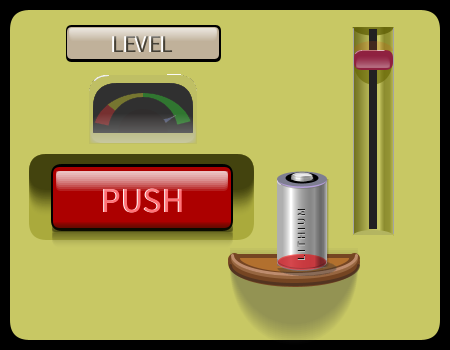
Frame 1 (no input)
Frame 60 (the mouse pressed at the canvas centre just before this capture): identical to frame 1, image omitted
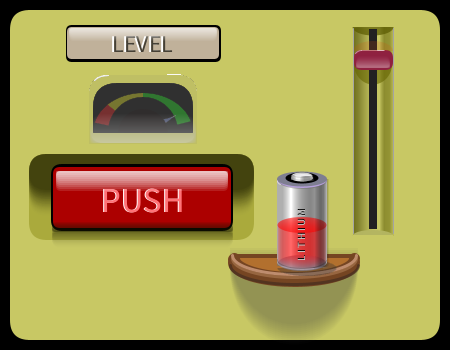
Frame 120 (the mouse held since frame 60 and released just before this capture)

The Processing sketch that drew these frames (run headless with seeded random() and noise(); from frame 60 on, the mouse is pressed at the canvas centre):

// Processing sketch: processing_158385
// ── processing_158385.pde

int   state = 0;
int   statu = 0;
float rectX = 354;
float rectY = 60;
float rectYY = 50;
void setup() {
  size (450, 350); 
}
void draw() {
  strokeWeight(1);
  smooth(2);
  fill (0);
  noStroke();
  rect (0, 0, width, height);
  fill (200, 200, 100);
  rect (10, 10, width-20, height-20, 20);
  button();
  tacho();
  testa();
  slider();
  battery();
}
void button() {
  fill (170, 170, 60);
  rect (29, 154, 225, 86, 18);
  for (int i=0; i<35; i++) {
    fill(42, 42, 0, 27-i);
    rect (29, 154, 225, i+36, 18);
  } 
  fill (0);
  rect (51, 164, 182, 67, 11);
  if (state==2) {
    textSize(33);
    fill (172, 0, 0);
    rect (59, 170, 168, 56, 6);
    fill(255, 255, 255);
    text ("PUSH", 103, 210);
    fill(255, 115, 119);
    text ("PUSH", 104, 210);
    for (int i=0; i<18; i++) {
      fill (255, 26-i);
      rect (60, 172, 165, 2*i, 6);
    }

    for (int i=0; i<17; i++) {
      fill(42, 42, 0, 34-i);
      rect (59, 232, 168, i-11, 19);
    }
  }
  if (state==3) {
    fill (172, 0, 0);
    textSize(31);
    rect (62, 171, 162, 52, 6);
    fill(255, 255, 255);
    text ("PUSH", 105, 207);
    fill(255, 115, 119);
    text ("PUSH", 106, 207);
    for (int i=0; i<30;i++) {
      fill (255, 23-i);
      rect (63, 172, 159, 2*i, 5);
    }
  }
  if (state==1) {
    fill (172, 0, 0);
    textSize(31);
    rect (62, 171, 162, 52, 6);
    fill(255, 255, 255);
    text ("PUSH", 105, 207);
    fill(255, 115, 119);
    text ("PUSH", 106, 207);
    for (int i=0; i<30; i++) {
      fill (255, 23-i);
      rect (63, 172, 159, 2*i, 5);
    }
    //  statu =1;
  }
  if (state==0) {
    textSize(35);
    fill (172, 0, 0);
    rect (53, 167, 178, 61, 7);
    fill(255, 255, 255);
    text ("PUSH", 100, 212);
    fill(255, 115, 119);
    text ("PUSH", 101, 212);
    for (int i=0; i<11; i++) {
      fill (255, 40-i);
      rect (56, 171, 172, 2*i, 5);
    }
    for (int i =0; i<30;i++) {
      fill(22, 22, 0, 27-i);
      rect (52, 232, 181, i-10, 18);
    }
  } 
  if (mouseX> 55 && mouseX< 225 && mouseY> 170 && mouseY<230 && state==0 && statu==0 && mousePressed  ) {
    state =1;
  }
  else if (mouseX> 55 && mouseX< 225 && mouseY> 170 && mouseY<230   && state==2 && mousePressed  ) {
    state =3;
  }
}
void mouseReleased() {
  if (state==1) {
    state=2;
  }
  else if (state==3)
  {
    state=0;
  }
}


void tacho() {
  fill(0);
  rect (93, 83, 100, 50, 27, 27, 1, 1);
  fill(255, 0, 0);
  arc (143, 133, 100, 80, PI+PI/12, 2*PI-(PI/1.4));
  fill (200, 200, 100);
  fill(255, 255, 0);
  arc (143, 133, 100, 80, PI+PI/4, 2*PI-(PI/2.0));
  fill (200, 200, 100);
  fill(0, 255, 0);
  arc (143, 133, 100, 80, PI+PI/2, 2*PI-(PI/10.6));
  fill (0);
  arc (143, 132, 70, 70, PI, 2*(PI));
  fill (49, 49, 49);
  pushMatrix();
  stroke(255);
  translate (143, 132);
  rotate (radians(-(rectYY/1.1)+19));
  line (22, 0, 36, 0);
  noStroke();
  fill(160, 181, 250, 255);
  triangle (16, -4, 34, 0, 16, 4);
  popMatrix();
  if (state!=2) {
    fill (29, 155);
    rect (93, 83, 100, 50, 27, 27, 0, 0);
  }
  fill(18, 15, 15, 255);
  arc (143, 133, 50, 48, PI+PI/72, 2*PI-(PI/87.9));
  for (int i=0; i<30; i++) {
    fill (255, 255, 255, 4);
    rect (90, 143, 106, -i, 20);
    fill (64, 2);
    rect (89, 75, 108, 69, 20, 20, 0, 0);
    stroke (255, 23);
    noFill();
    arc (108, 93, 36, 36, PI+PI/4.3, PI+PI/2.0);
    line (167, 74, 180, 74);
    noStroke();
  }
  if (state==2) {
    fill(18, 15, 15, 155);
    arc (144, 133, 50, 48, PI+PI/72, 2*PI-(PI/87.9));

    fill(194, 218, 254, 74);
    for (int a = 0; a<7; a++) {
      arc (143, 133, 0+13*a, 0+3*a, PI+PI/72, 2*PI-(PI/87.9));
    }
    fill (255);
    ellipse (143, 132, 56, 3);
  }
}

void testa() {
  fill (0);
  rect (66, 25, 155, 37, 6);
  fill (192, 177, 154);
  rect (67, 27, 152, 32, 5);
  textSize(24);
  fill(255, 255, 255);
  text ("LEVEL", 110, 52);
  fill(69, 64, 53);
  text ("LEVEL", 112, 52);
  for (int i=0; i<14; i++) {
    fill (255, 27-i);
    rect (69, 28, 148, 1*i, 5);
  }
}

void slider() {
  update(mouseX, mouseY);
  pushMatrix();
  for (int i=0; i<25; i++) {
    fill(71, 71, 0, 25-i);
    rect (353, 27, +i, 209, 13);
  }
  for (int i=0; i<10; i++) {
    fill(90, 90, 0, 38-i);
    rect (380+i, 27, 5, 209, 0);
  }
  fill(90, 90, 0, 182 );
  arc (373, 27, 41, 17, 0, PI);
  fill(180, 181, 97, 251 );
  arc (373, 236, 41, 12, PI, 2*PI);
  fill(100, 100, 0, 152 );
  arc (373, rectYY+14, 38, 16+rectYY/2.0, 0, PI);
  fill(199, 207, 100, 46 );
  arc (373, rectYY+0, 21, -9+rectYY/2.0, 0, PI);
  fill (34, 33, 34);
  rect (369, 29, 8, 200, 0);
  fill (143, 33, 64);
  rect (rectX, rectYY, 39, 20, 8);
  for (int i=0; i<11; i++) {
    fill (255, 14-i);
    rect (356, rectYY+18, 34, -1*i-2, 22);
  }
  fill (200, 200, 100);
  rect (353, 235, 40, 61);
  stroke (255, 106);
  line (361, rectYY, 384, rectYY);
  noStroke();
  fill(213, 79, 9, 47 );
  arc (373, rectYY+1, 40, 20, PI, 2*PI);
  stroke (255, 128);
  noFill();
  arc (361, rectYY+13, 18, 26, PI+PI/3.6, PI+PI/2.0);
  line (377, rectYY, 383, rectYY);
  popMatrix();
  stroke (164, 255);
  line (353, 28, 353, 233);
  line (393, 28, 393, 233);
}
void update(int x, int y) {
  if ( (overRect(rectX, rectY-30, 41, 60))&& mousePressed ) {
    rectY = mouseY-7;
    if (rectYY<rectY) {
      rectYY=rectYY+7;
    } 
    if (rectYY > rectY) {
      rectYY = rectYY-7;
    }
    if (rectY <  35) {
      rectYY = 36;
    }
    if (rectY >  205) {
      rectYY = 204;
    }
  }
}
boolean overRect(float x, float y, float width, float height) {
  if (mouseX >= x && mouseX <= x+width &&
    mouseY >= y && mouseY <= y+height) {
    return true;
  }
  else {
    return false;
  }
}
void battery() {
  pushMatrix();
  translate(-5, -157);
  noStroke();
  for (int i=0; i<11; i++) {
    fill(60, 60, 60, 10);
    arc(299, 405+2*i, 128, 153, 0, PI);
  }
  stroke(117, 69, 34);
  fill(117, 69, 34);
  strokeWeight(11);
  line (238, 416, 357, 416);
  arc(299, 419, 121, 38, 0, PI);
  fill(178, 112, 46);
  arc(299, 415, 120, 38, 0, PI);
  noFill();
  strokeWeight(3);
  stroke(190, 140, 110);
  arc(299, 412, 124, 38, 0, PI);
  stroke(190, 140, 100, 118);
  arc(299, 415, 124, 38, 0, PI);
  stroke(60, 40, 30, 152);
  arc(299, 422, 128, 38, 0, PI);
  noStroke();
  for (int i=0; i<12; i++) {
    fill(60, 60, 60, 10);
    arc (312, 425, 59, 16, PI+PI/2, PI+PI+PI/1);
  }
  popMatrix(); 
  strokeWeight(1);  
  translate(2, -135);
  fill(255, 255); 
  rect (275, 316, 50, 81, 0, 0, 0, 0);
  arc (300, 397, 50, 16, 0, PI);
  fill(109, 108, 108, 25); 
  for (int i=0; i <8; i++) {
    rect (275, 314, 6+i, 87, 0, 0, 0, 0);
  }
  for (int i=0; i <19; i++) {
    rect (290+i, 314, 18, 89, 0, 0, 0, 0);
  }
  fill(125, 125, 144, 183);
  ellipse (300, 398, 48, 16);
  fill(254, 0, 0, 143);
  int s = mouseX/6;
  ellipse(300, 397-s, 49, 16);
  fill(254, 0, 0, 16);
  for (int i =0; i<s; i++) {
    ellipse(300, 397+1*-i, 49, 16);
  }
  fill(0, 0, 0, 21); 
  for (int i=0; i <9; i++) {
    rect (313+i, 314, 6, 88, 0, 0, 7, -4);////
  }  
  fill(182, 159, 219, 255); 
  arc (300, 315, 50, 16, 0, PI); 
  stroke (100, 100); 
  noFill();
  arc (300, 315, 48, 16, 0, PI); 
  stroke (254, 136); 
  arc (300, 316, 49, 12, PI/1.2, PI+PI/43); 
  stroke (14, 60); 
  arc (300, 395, 49, 17, PI/41.3, PI+PI/47);  
  noStroke();
  fill(126, 126, 145, 255);
  ellipse (300, 314, 50, 15);
  fill(0, 0, 0, 254);
  ellipse (300, 313, 33, 11);
  fill(255, 255, 255, 221);
  ellipse (300, 313, 22, 7);
  fill(253, 253, 250, 227);
  ellipse (300, 311, 21, 7);
  fill(236, 235, 236, 253);
  stroke(17, 36);
  ellipse (300, 310, 18, 4);
  noStroke();
  fill(109, 108, 108, 50); 
  for (int i=0; i <5; i++) {
    rect (298+i, 311, 10, 5, 16, 8, 0, 0); 
    rect (289, 310, 1+i, 5, 16, 8, 0, 0);
  } 
  pushMatrix(); 
  textSize(11);
  translate(303, 395); 
  rotate(PI+PI/2);
  fill(1, 254);
  text ("L I T H I U M", 0, 0);
  fill(199, 254);
  text ("L I T H I U M", -2, 0);
  popMatrix();
}
